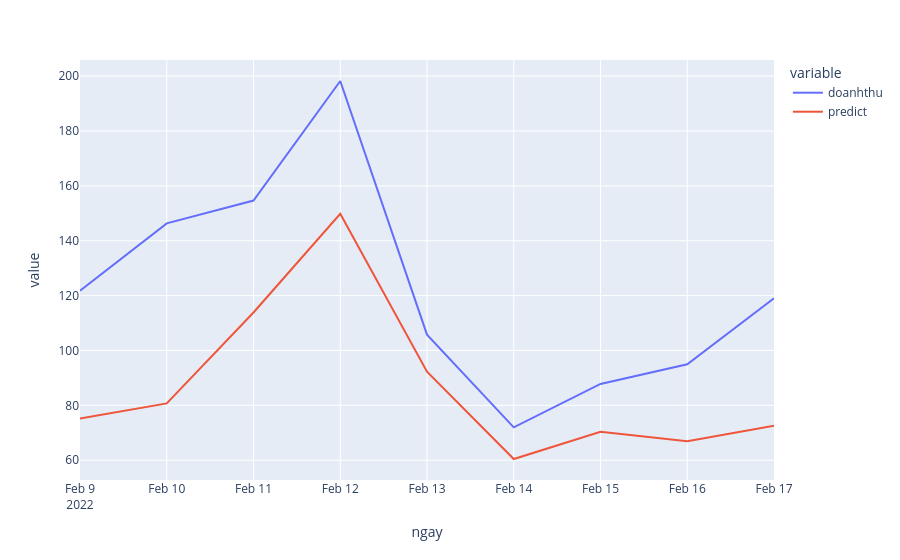
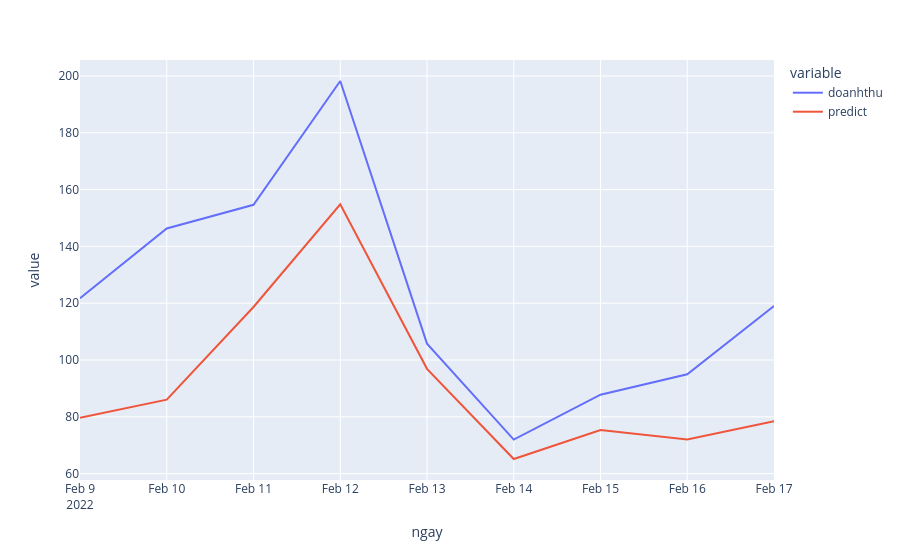
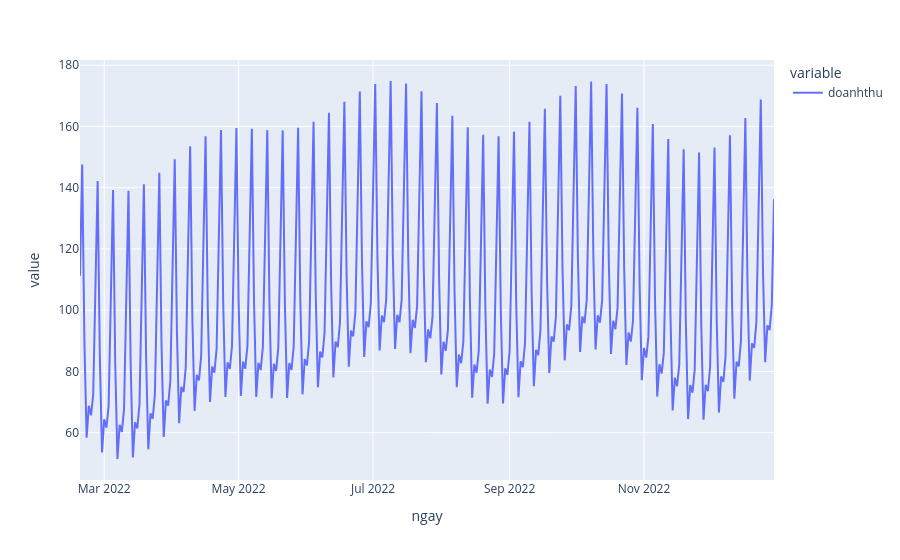

Source (notebook cell) for these figures, in order:
### Markdown cell above
#### uvk

### Code cell
num=1
#name="2021.04.28"

## train, test split
# train_first  ='2019/1/1'
# train_end    ='2020/12/30'
# test_01_first='2021/4/1'
# test_01_end  ='2021/4/23'
# test_02_first='2021/4/1'
# test_02_end  ='2021/4/23'
# predict_first='2021/3/30'

## config parametters
xmax=150
xmin=120
# number_days=32

## output log file
output="../output/"+str(num)+"/_"+name
CH = store[store.macuahang==num]

## main 
logs=output.replace("_", "")+"/log.txt"
os.system("mkdir -p "+ output.replace("_", ""))
with open(logs, 'a') as f:
    with contextlib.redirect_stdout(f):
        CH_predict, rmse01, rmse02=main(CH, train_first, train_end,
                     test_01_first, test_01_end, test_02_first,
                     test_02_end, predict_first, xmax, xmin, number_days, output)
rmse01, rmse02

### Figure 1 — Plotly figure (JSON) as saved in the notebook; plotly's stock layout.template omitted (floating-point values rounded to 4 significant figures)
{"data": [{"hovertemplate": "variable=doanhthu<br>ngay=%{x}<br>value=%{y}<extra></extra>", "legendgroup": "doanhthu", "line": {"color": "#636efa", "dash": "solid"}, "marker": {"symbol": "circle"}, "mode": "lines", "name": "doanhthu", "orientation": "v", "showlegend": true, "type": "scatter", "x": ["2022-02-09T00:00:00", "2022-02-10T00:00:00", "2022-02-11T00:00:00", "2022-02-12T00:00:00", "2022-02-13T00:00:00", "2022-02-14T00:00:00", "2022-02-15T00:00:00", "2022-02-16T00:00:00", "2022-02-17T00:00:00"], "xaxis": "x", "y": [121.8, 146.3, 154.7, 198.2, 105.8, 71.99, 87.79, 94.97, 119.0], "yaxis": "y"}, {"hovertemplate": "variable=predict<br>ngay=%{x}<br>value=%{y}<extra></extra>", "legendgroup": "predict", "line": {"color": "#EF553B", "dash": "solid"}, "marker": {"symbol": "circle"}, "mode": "lines", "name": "predict", "orientation": "v", "showlegend": true, "type": "scatter", "x": ["2022-02-09T00:00:00", "2022-02-10T00:00:00", "2022-02-11T00:00:00", "2022-02-12T00:00:00", "2022-02-13T00:00:00", "2022-02-14T00:00:00", "2022-02-15T00:00:00", "2022-02-16T00:00:00", "2022-02-17T00:00:00"], "xaxis": "x", "y": [75.19, 80.71, 113.9, 149.8, 92.24, 60.44, 70.34, 66.89, 72.59], "yaxis": "y"}], "layout": {"legend": {"title": {"text": "variable"}, "tracegroupgap": 0}, "margin": {"t": 60}, "xaxis": {"anchor": "y", "domain": [0, 1], "title": {"text": "ngay"}}, "yaxis": {"anchor": "x", "domain": [0, 1], "title": {"text": "value"}}}}

### Figure 2 — Plotly figure (JSON) as saved in the notebook; plotly's stock layout.template omitted (floating-point values rounded to 4 significant figures)
{"data": [{"hovertemplate": "variable=doanhthu<br>ngay=%{x}<br>value=%{y}<extra></extra>", "legendgroup": "doanhthu", "line": {"color": "#636efa", "dash": "solid"}, "marker": {"symbol": "circle"}, "mode": "lines", "name": "doanhthu", "orientation": "v", "showlegend": true, "type": "scatter", "x": ["2022-02-09T00:00:00", "2022-02-10T00:00:00", "2022-02-11T00:00:00", "2022-02-12T00:00:00", "2022-02-13T00:00:00", "2022-02-14T00:00:00", "2022-02-15T00:00:00", "2022-02-16T00:00:00", "2022-02-17T00:00:00"], "xaxis": "x", "y": [121.8, 146.3, 154.7, 198.2, 105.8, 71.99, 87.79, 94.97, 119.0], "yaxis": "y"}, {"hovertemplate": "variable=predict<br>ngay=%{x}<br>value=%{y}<extra></extra>", "legendgroup": "predict", "line": {"color": "#EF553B", "dash": "solid"}, "marker": {"symbol": "circle"}, "mode": "lines", "name": "predict", "orientation": "v", "showlegend": true, "type": "scatter", "x": ["2022-02-09T00:00:00", "2022-02-10T00:00:00", "2022-02-11T00:00:00", "2022-02-12T00:00:00", "2022-02-13T00:00:00", "2022-02-14T00:00:00", "2022-02-15T00:00:00", "2022-02-16T00:00:00", "2022-02-17T00:00:00"], "xaxis": "x", "y": [79.68, 86.06, 118.7, 154.8, 96.9, 65.15, 75.34, 71.98, 78.48], "yaxis": "y"}], "layout": {"legend": {"title": {"text": "variable"}, "tracegroupgap": 0}, "margin": {"t": 60}, "xaxis": {"anchor": "y", "domain": [0, 1], "title": {"text": "ngay"}}, "yaxis": {"anchor": "x", "domain": [0, 1], "title": {"text": "value"}}}}

### Figure 3 — Plotly figure (JSON) as saved in the notebook; plotly's stock layout.template omitted (floating-point values rounded to 4 significant figures; data arrays with more than 128 entries replaced by an {"elided": "..."} marker saying what was removed)
{"data": [{"hovertemplate": "variable=doanhthu<br>ngay=%{x}<br>value=%{y}<extra></extra>", "legendgroup": "doanhthu", "line": {"color": "#636efa", "dash": "solid"}, "marker": {"symbol": "circle"}, "mode": "lines", "name": "doanhthu", "orientation": "v", "showlegend": true, "type": "scatter", "x": {"elided": "316 str values"}, "xaxis": "x", "y": {"elided": "316 float values"}, "yaxis": "y"}], "layout": {"legend": {"title": {"text": "variable"}, "tracegroupgap": 0}, "margin": {"t": 60}, "xaxis": {"anchor": "y", "domain": [0, 1], "title": {"text": "ngay"}}, "yaxis": {"anchor": "x", "domain": [0, 1], "title": {"text": "value"}}}}
